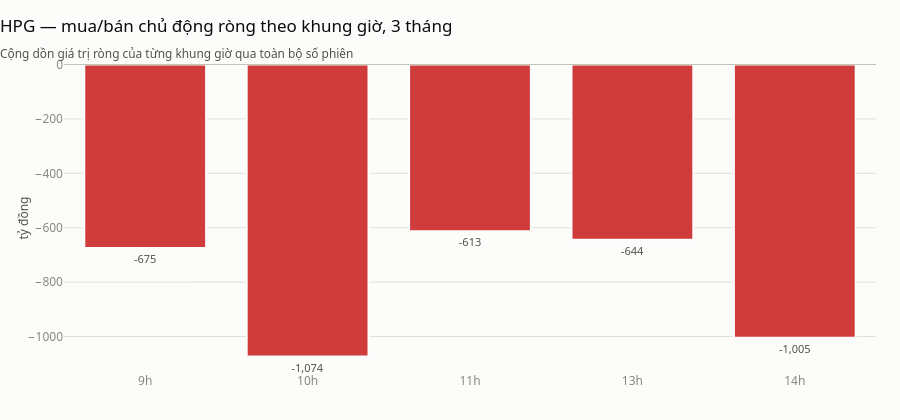

Notebook cell for this chart:
### Markdown cell above
## 8 · Dùng thật: dòng tiền chủ động theo giờ, ba tháng

Câu hỏi có ích: trong phiên, khung giờ nào thường có áp lực mua và khung nào có
áp lực bán?

### Code cell
nav_dai = []
buoc = han["max_intraday_days"]
moc = pd.date_range(lui_ngay(HOM_NAY, thang=3), PHIEN, freq=f"{buoc - 1}D").tolist() + [PHIEN]
for a, b in zip(moc[:-1], moc[1:], strict=True):
    d = client.intraday.stock.net_active_value(
        MA, interval="1h", start=a.strftime("%Y-%m-%d"), end=b.strftime("%Y-%m-%d")
    )
    if not d.empty:
        nav_dai.append(d)

nav_dai = pd.concat(nav_dai, ignore_index=True).drop_duplicates(subset=["symbol", "time"])
print(f"{len(nav_dai):,} thanh giờ")

theo_gio = (
    nav_dai.assign(gio=nav_dai["time"].dt.hour)
    .groupby("gio", observed=True)
    .agg(mua_rong_ty=("net_value", lambda s: s.sum() / 1e9), so_thanh=("net_value", "count"))
    .reset_index()
)
theo_gio["gio"] = theo_gio["gio"].astype(str) + "h"

from finlens_examples import thanh_doi_mau

thanh_doi_mau(
    theo_gio,
    x="gio",
    y="mua_rong_ty",
    tieu_de=f"{MA} — mua/bán chủ động ròng theo khung giờ, 3 tháng",
    phu_de="Cộng dồn giá trị ròng của từng khung giờ qua toàn bộ số phiên",
    nhan_y="tỷ đồng",
    dinh_dang_nhan="{:+,.0f}",
)

### Figure 1 — Plotly figure (JSON) as saved in the notebook; plotly's stock layout.template omitted (floating-point values rounded to 4 significant figures)
{"data": [{"cliponaxis": false, "hovertemplate": "%{x}<br>%{y:,.2f}<extra></extra>", "marker": {"color": ["#d03b3b", "#d03b3b", "#d03b3b", "#d03b3b", "#d03b3b"], "line": {"color": "#fcfcfb", "width": 2}}, "text": ["-675", "-1,074", "-613", "-644", "-1,005"], "textfont": {"color": "#52514e", "size": 11}, "textposition": "outside", "type": "bar", "x": ["9h", "10h", "11h", "13h", "14h"], "y": [-674.7, -1074.0, -612.6, -644.0, -1005.0]}], "layout": {"bargap": 0.25, "height": 420, "shapes": [{"line": {"color": "#c3c2b7", "width": 1}, "type": "line", "x0": 0, "x1": 1, "xref": "x domain", "y0": 0, "y1": 0, "yref": "y"}], "showlegend": false, "title": {"text": "HPG — mua/bán chủ động ròng theo khung giờ, 3 tháng<br><sub style='color:#52514e'>Cộng dồn giá trị ròng của từng khung giờ qua toàn bộ số phiên</sub>"}, "yaxis": {"title": {"text": "tỷ đồng"}}}}
